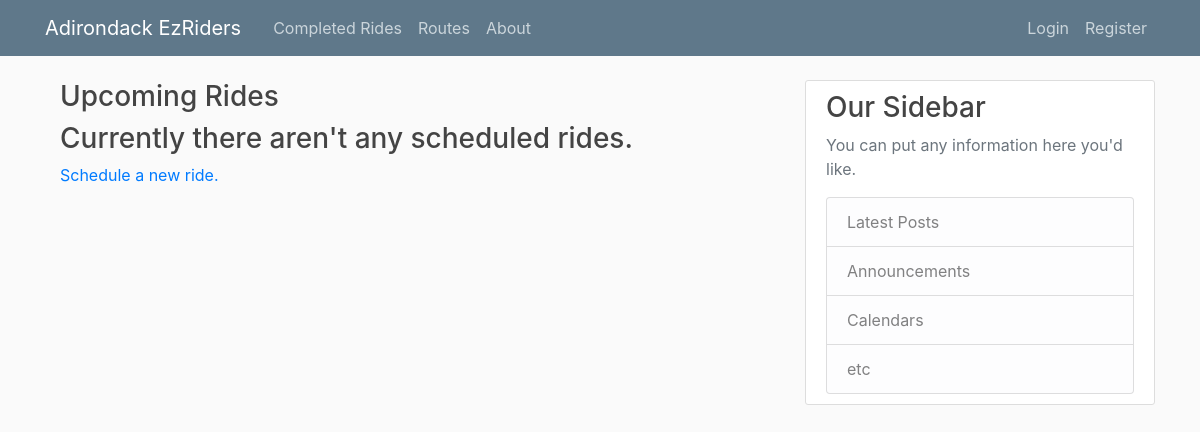
The app's page /, older data.
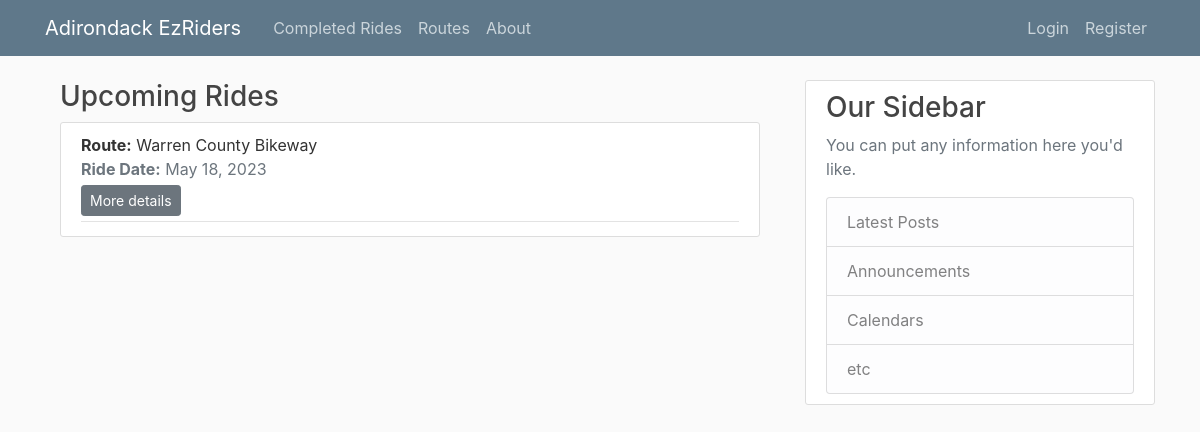
The same page, newer data.
### rides/models.py (models this page shows, shortened)
class Ride(models.Model):
    leader = models.ForeignKey(User, blank=False, null=True, on_delete=models.SET_NULL)
    route = models.ForeignKey(Route, blank=False, null=True, on_delete=models.SET_NULL)
    additional_details = RichTextField(blank=True, null=True)
    ride_date = models.DateField()
    start_time = models.TimeField()
    participants = models.ManyToManyField(User, related_name='ride_participants')
    ride_report_text = RichTextUploadingField(blank=False, null=False)
    class Meta:
        ordering = ['-ride_date']

### routes/models.py (models this page shows, shortened)
class Route(models.Model):
    route_name = models.CharField(max_length=100)
    description = RichTextField(blank=True, null=True)
    date_posted = models.DateTimeField(default=timezone.now)
    distance = models.PositiveSmallIntegerField()
    start_location = RichTextField(blank=True, null=True)
    author = models.ForeignKey(User, blank=True, null=True, on_delete=models.SET_NULL)

### rides/views.py (the view)
# urls.py: path('', ScheduledRides.as_view(), name='home'),
class ScheduledRides(ListView):
    model = Ride
    template_name = 'rides/home.html'  # <app>/<model>_<viewtype>.html
    context_object_name = 'rides'
    ordering = ['ride_date']  # Newest to oldest
    def get_queryset(self):
        today = date.today()
        queryset = super().get_queryset()
        queryset = queryset.filter(ride_date__gte=today)
        return queryset
    def get_context_data(self, *, object_list=None, **kwargs):
        context = super().get_context_data(**kwargs)
        context['filter'] = RideFilter(self.request.GET, queryset=self.get_queryset())
        return context

### rides/templates/rides/home.html
{% extends "base.html" %}
{% load crispy_forms_filters %}
{% block content %}
    <div class="container">
            <h3>Upcoming Rides</h3>
            {% for object in object_list %}
                {% include "rides/inc_ride_article.html" %}
            {% empty %}
                <h3>Currently there aren't any scheduled rides.</h3>
                <p>
                    <a href="{% url 'ride-create' %}">Schedule a new ride.</a>
                </p>
            {% endfor %}
    </div>
{% endblock content %}

### rides/templates/rides/inc_ride_article.html
<article class="media content-section">
    <div class="media-body">
        <div class="article-metadata">
            <div class="mr-2"><strong>Route:</strong> {{ object.route.route_name }}</div>
            <div class="text-muted"><strong>Ride Date:</strong> {{ object.ride_date|date:"F d, Y" }}</div>
            <div>
                <a class="btn  btn-secondary btn-sm mt-1 mb-1" href="{% url 'ride-detail' object.id %}">More
                    details</a>
            </div>
        </div>
    </div>
</article>

Row changes from the older to the newer data that the page shows:
added Ride: route.route_name "Warren County Bikeway", ride_date "May 18, 2023"
Text that changed along with them:
text no longer shown: "Currently there aren't any scheduled rides. Schedule a new ride."
